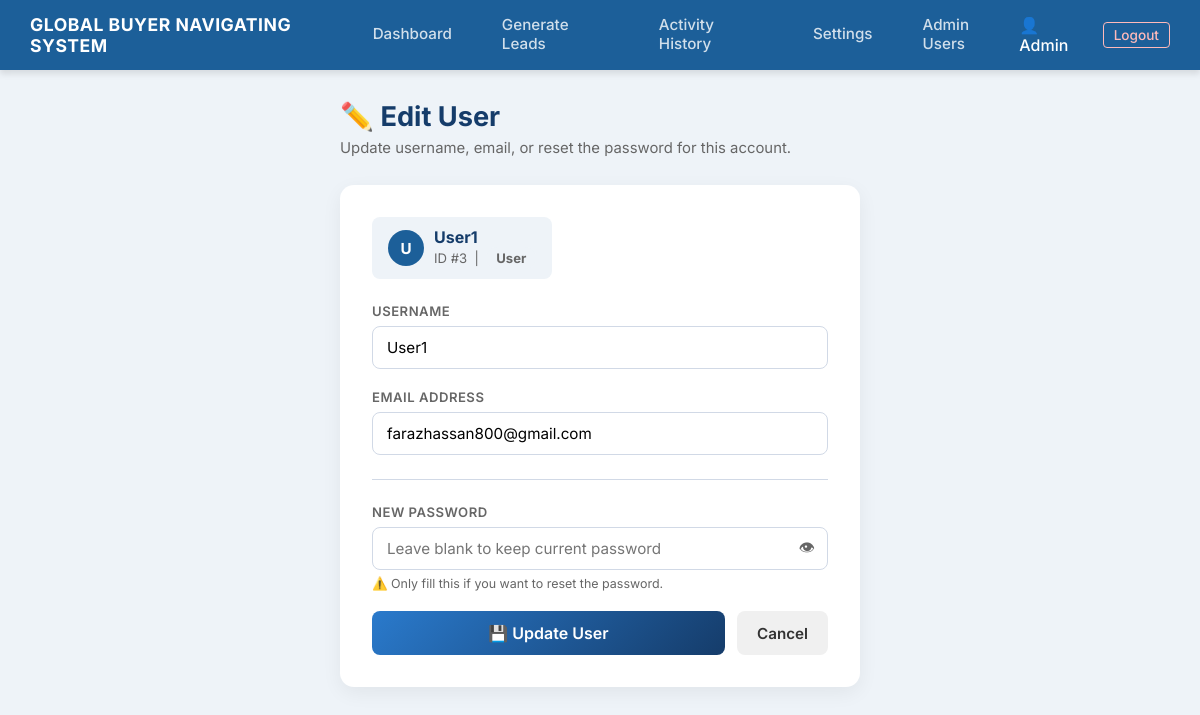
The app's page /admin/edit_user/3 (signed in) with its own data.
### tables this page shows
CREATE TABLE users (
            id INTEGER PRIMARY KEY AUTOINCREMENT,
            username TEXT UNIQUE NOT NULL,
            email TEXT,
            password_hash TEXT NOT NULL,
            role TEXT DEFAULT 'user',
            is_blocked INTEGER DEFAULT 0,
            created_at TIMESTAMP DEFAULT CURRENT_TIMESTAMP
        , full_name TEXT DEFAULT '', sender_email TEXT DEFAULT '', company_name TEXT DEFAULT '', message_template TEXT, show_browser INTEGER DEFAULT 1, gemini_api_key TEXT DEFAULT '', ai_enabled INTEGER DEFAULT 0, ai_tone TEXT DEFAULT 'b2b_wholesale', ai_custom_prompt TEXT DEFAULT '', proxy_enabled INTEGER DEFAULT 0, proxy_list TEXT DEFAULT '');

### app.py (the view, shortened to what this page needs)
@app.route('/admin/edit_user/<int:user_id>', methods=['GET', 'POST'])
@login_required
@admin_required
def edit_user(user_id):
    conn = get_db_connection()
    cursor = conn.cursor()
    cursor.execute("SELECT id, username, email, role FROM users WHERE id = ?", (user_id,))
    user_row = cursor.fetchone()
    conn.close()
    if not user_row:
        flash("User not found.", "error")
        return redirect(url_for('admin_users'))
    return render_template('edit_user.html', edit_user=user_row)

### app.py (called while the page is built)
def get_db_connection():
    return sqlite3.connect('database.db')

@login_manager.user_loader
def load_user(user_id):
    conn = None
    try:
        conn = get_db_connection()
        cursor = conn.cursor()
        cursor.execute("SELECT id, username, role, is_blocked, COALESCE(show_browser, 1) FROM users WHERE id = ?", (user_id,))
        row = cursor.fetchone()
        if row:
            return User(row[0], row[1], row[2], row[3], row[4])
    except Exception as e:
        print(f"Error loading user: {e}")
    finally:
        if conn:
            conn.close()
    return None

def admin_required(f):
    @wraps(f)
    def decorated_function(*args, **kwargs):
        if not current_user.is_authenticated or current_user.role != 'admin':
            flash("Administrator login required to access this area.", "error")
            return redirect(url_for('admin_login'))
        return f(*args, **kwargs)
    return decorated_function

### templates/edit_user.html (shortened to what this page needs)
{% extends "base.html" %}
{% block content %}
<div class="edit-container">
    <div class="edit-header">
        <h1>✏️ Edit User</h1>
        <p>Update username, email, or reset the password for this account.</p>
    </div>
    <div class="edit-card">
        <div class="user-badge">
            <div class="avatar">{{ edit_user[1][0]|upper }}</div>
            <div class="info">
                <strong>{{ edit_user[1] }}</strong>
                <span>ID #{{ edit_user[0] }} &nbsp;|&nbsp; <span class="role-badge">{{ edit_user[3]|capitalize }}</span></span>
            </div>
        </div>
        <form method="POST" action="{{ url_for('edit_user', user_id=edit_user[0]) }}">
            <div class="form-group">
                <label>Username</label>
                <input type="text" name="username" value="{{ edit_user[1] }}" required autocomplete="off">
            </div>
            <div class="form-group">
                <label>Email Address</label>
                <input type="email" name="email" value="{{ edit_user[2] or '' }}" autocomplete="off">
            </div>
            <hr class="divider">
            <div class="form-group">
                <label>New Password</label>
                <div class="pwd-toggle">
                    <input type="password" name="password" id="pwdField" placeholder="Leave blank to keep current password" autocomplete="new-password">
                    <button type="button" class="toggle-eye" onclick="togglePwd()">👁</button>
                </div>
                <p class="password-hint">⚠️ Only fill this if you want to reset the password.</p>
            </div>
            <div class="btn-row">
                <button type="submit" class="btn-update">💾 Update User</button>
                <a href="{{ url_for('admin_users') }}" class="btn-cancel">Cancel</a>
            </div>
        </form>
    </div>
</div>
{% endblock %}

### templates/base.html (shortened to what this page needs)
<!DOCTYPE html>
<html lang="en">
<head>
</head>
<body>
    {% if current_user.is_authenticated %}
    <div class="topbar">
        <div class="topbar-logo">Global Buyer Navigating System</div>
        <div class="topbar-nav">
            <a href="{{ url_for('dashboard') }}" class="{% if request.endpoint == 'dashboard' or request.endpoint == 'admin_dashboard' or request.endpoint == 'user_dashboard' %}active{% endif %}">Dashboard</a>
            <a href="{{ url_for('generate_leads') }}" class="{% if request.endpoint == 'generate_leads' %}active{% endif %}">Generate Leads</a>
            <a href="{{ url_for('export_history') }}" class="{% if request.endpoint == 'export_history' %}active{% endif %}">Activity History</a>
            <a href="{{ url_for('settings') }}" class="{% if request.endpoint == 'settings' %}active{% endif %}">Settings</a>
            {% if current_user.role == 'admin' %}
            <a href="{{ url_for('admin_users') }}" class="{% if request.endpoint == 'admin_users' %}active{% endif %}">Admin Users</a>
            {% endif %}
        </div>
        <div class="topbar-profile">
            👤 {{ current_user.username | capitalize }}
            <a href="{{ url_for('logout') }}" class="logout-btn">Logout</a>
        </div>
    </div>
    {% endif %}
    <div class="main-container">
        {% block content %}{% endblock %}
    </div>
</body>
</html>

### templates/base.html (style rules this page uses)
:root { --primary-blue: #1c5f99; --dark-blue: #153c6a; --light-blue: #eef3f8; --accent-blue: #2a7acc; --text-dark: #333333; --text-gray: #666666; --white: #ffffff; --border-color: #d1d9e6; --success-green: #2ecc71; --pending-black: #2c3e50; }
* { margin: 0; padding: 0; box-sizing: border-box; font-family: 'Inter', sans-serif; }
body { background-color: var(--light-blue); color: var(--text-dark); min-height: 100vh; display: flex; flex-direction: column; }
.topbar { background-color: var(--primary-blue); color: var(--white); display: flex; align-items: center; justify-content: space-between; padding: 0 30px; height: 70px; box-shadow: 0 4px 6px rgba(0,0,0,0.1); }
.topbar-logo { font-size: 1.1rem; font-weight: 700; letter-spacing: 0.5px; text-transform: uppercase; }
.topbar-nav { display: flex; gap: 30px; height: 100%; }
.topbar-nav a { color: rgba(255, 255, 255, 0.8); text-decoration: none; font-weight: 500; font-size: 0.95rem; display: flex; align-items: center; padding: 0 10px; border-bottom: 3px solid transparent; transition: all 0.2s ease; }
.topbar-profile { display: flex; align-items: center; gap: 15px; font-weight: 500; }
.topbar-profile .logout-btn { color: #ffbaba; text-decoration: none; font-size: 0.85rem; border: 1px solid #ffbaba; padding: 4px 10px; border-radius: 4px; transition: 0.2s; }
.main-container { padding: 30px; flex: 1; max-width: 1400px; margin: 0 auto; width: 100%; }
.form-group { margin-bottom: 20px; }
.form-group label { display: block; margin-bottom: 8px; font-weight: 500; font-size: 0.9rem; color: var(--text-dark); }
.form-group input { width: 100%; padding: 12px 15px; border: 1px solid var(--border-color); border-radius: 6px; font-size: 1rem; transition: border-color 0.2s; }

### records on screen
users: username "Admin"
users: username "U", username "User1", id "3", role "User", email "farazhassan800@gmail.com"
